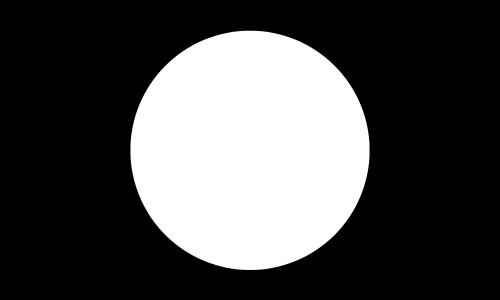
#> input picture image/image1.png, 500 x 300 px
$ jupyter execute --allow-errors notebook.ipynb
#> lines starting #> are read from the running program, lines starting #| are printed output that depends on the picture
# TUGAS KELOMPOK PCD 2

[cell 1]
import cv2
import numpy as np
import matplotlib.pyplot as plt
from PIL import Image
import math

[cell 2]
def read_grayscale_image(file_path):
    try:
        img = Image.open(file_path).convert('L')
        return list(img.getdata())
    except Exception as e:
        print(f"Error reading image {file_path}: {e}")
        return None

def image_to_2d(img_data, width):
    return [img_data[i:i+width] for i in range(0, len(img_data), width)]

def bitwise_not(image):
    return [[255 - pixel for pixel in row] for row in image]

def bitwise_and(image1, image2):
    return [[p1 & p2 for p1, p2 in zip(row1, row2)] for row1, row2 in zip(image1, image2)]

def bitwise_or(image1, image2):
    return [[p1 | p2 for p1, p2 in zip(row1, row2)] for row1, row2 in zip(image1, image2)]

def bitwise_xor(image1, image2):
    return [[p1 ^ p2 for p1, p2 in zip(row1, row2)] for row1, row2 in zip(image1, image2)]

def bitwise_xnor(image1, image2):
    xor_result = bitwise_xor(image1, image2)
    return bitwise_not(xor_result)

def bitwise_nor(image1, image2):
    or_result = bitwise_or(image1, image2)
    return bitwise_not(or_result)

def bitwise_nand(image1, image2):
    and_result = bitwise_and(image1, image2)
    return bitwise_not(and_result)

def bitwise_and_not(image1, image2):
    not_image2 = bitwise_not(image2)
    return bitwise_and(image1, not_image2)

def bitwise_and_not_reverse(image1, image2):
    not_image1 = bitwise_not(image1)
    return bitwise_and(image2, not_image1)

def add(image1, image2):
    return [[min(p1 + p2, 255) for p1, p2 in zip(row1, row2)] for row1, row2 in zip(image1, image2)]

def subtract(image1, image2):
    return [[max(p1 - p2, 0) for p1, p2 in zip(row1, row2)] for row1, row2 in zip(image1, image2)]

def multiply(image1, image2):
    return [[min(p1 * p2 // 255, 255) for p1, p2 in zip(row1, row2)] for row1, row2 in zip(image1, image2)]

def divide(image1, image2):
    return [[min(p1 // (p2 + 1), 255) for p1, p2 in zip(row1, row2)] for row1, row2 in zip(image1, image2)]

def logapelhm(image):
    return [[min(int(math.log1p(pixel) * 45), 255) for pixel in row] for row in image]

def exponential(image):
    return [[min(int(math.exp(pixel / 255) * 255), 255) for pixel in row] for row in image]

def square_root(image):
    return [[int(math.sqrt(pixel) * 16) for pixel in row] for row in image]

def sine(image):
    return [[int((math.sin(pixel / 255 * 2 * math.pi) + 1) * 127.5) for pixel in row] for row in image]

def cosine(image):
    return [[int((math.cos(pixel / 255 * 2 * math.pi) + 1) * 127.5) for pixel in row] for row in image]

def tangent(image):
    return [[min(int((math.tan(pixel / 255 * math.pi) + 1) * 127.5), 255) for pixel in row] for row in image]

def rotate_image(image, angle):
    return image.rotate(angle, expand=True)

def flip_horizontal(image):
    return image.transpose(Image.FLIP_LEFT_RIGHT)

def flip_vertical(image):
    return image.transpose(Image.FLIP_TOP_BOTTOM)

def scale_image(image, scale_factor):
    new_width = int(image.width * scale_factor)
    new_height = int(image.height * scale_factor)
    return image.resize((new_width, new_height))

def translate_image(image, x_offset, y_offset):
    translated = Image.new("L", (image.width, image.height))
    translated.paste(image, (x_offset, y_offset))
    return translated

def display():
    plt.figure(figsize=(15, 10))
    for i, (img, title) in enumerate(zip(display_images, titles), 1):
        plt.subplot(4, 4, i)
        if i <= 2:
            plt.imshow(img)
        if i == 3:
            plt.imshow(img, cmap='gray', vmin=0, vmax=255)
        elif i <= 4:
            plt.imshow(img, cmap='gray')
        else:
            plt.imshow(img, cmap='gray', vmin=0, vmax=255)
        plt.title(title)
        plt.axis('off')
    plt.tight_layout()
    plt.show()

# Image

[cell 3]
img1_pil = Image.open('./image/image1.png')
#> img1_pil is the input picture: PIL image 500x300 RGBA; mean R, G, B, A 76.4, 76.4, 76.4, 255
img2_pil = Image.open('./image/img4.png')
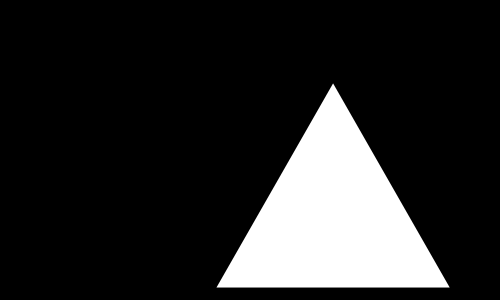
#> input picture image/img4.png, 500 x 300 px
#> img2_pil is the input picture: PIL image 500x300 RGBA; mean R, G, B, A 40.5, 40.5, 40.5, 255

width, height = img2_pil.size
#> width = 500; height = 300

img1_pil = img1_pil.resize((width, height))
img2_pil = img2_pil.resize((width, height))

img1_gray = img1_pil.convert('L')
img2_gray = img2_pil.convert('L')

img1_data = list(img1_gray.getdata())
#> img1_data = 150000 items
img2_data = list(img2_gray.getdata())
#> img2_data = 150000 items

img1 = image_to_2d(img1_data, width)
#> img1 = 300 items
img2 = image_to_2d(img2_data, width)
#> img2 = 300 items

display_images = [
    np.array(img1_pil),
    np.array(img2_pil),
]

titles = [
    'G1 Original',
    'G2 Original',
]

display()
#> the loop in display, `for i, (img, title) in enumerate(zip(display_images, titles), 1):` made 2 passes
#> (i, title) on passes 1 to 2: (1, 'G1 Original'), (2, 'G2 Original')

# Logic Operations

[cell 4]
not_img1 = bitwise_not(img1)
#> not_img1 = 300 items
not_img2 = bitwise_not(img2)
#> not_img2 = 300 items
and_img = bitwise_and(img1, img2)
#> and_img = 300 items
or_img = bitwise_or(img1, img2)
#> or_img = 300 items
and_not_img1 = bitwise_and_not(img1, img2)
#> and_not_img1 = 300 items
and_not_img2 = bitwise_and_not_reverse(img1, img2)
#> and_not_img2 = 300 items
xor_img = bitwise_xor(img1, img2)
#> xor_img = 300 items
xnor_img = bitwise_xnor(img1, img2)
#> xnor_img = 300 items
nor_img = bitwise_nor(img1, img2)
#> nor_img = 300 items
nand_img = bitwise_nand(img1, img2)
#> nand_img = 300 items

# NOT

[cell 5]
display_images = [
    np.array(img1_pil),
    np.array(not_img1),
]

titles = [
    'G1 Original',
    'NOT G1',
]

display()
#> the loop in display (call 2), `for i, (img, title) in enumerate(zip(display_images, titles), 1):` made 2 passes
#> in display (call 2), `plt.show()`:
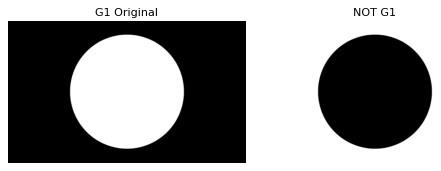
#> figure drawn by matplotlib, 2 panels

# AND

[cell 6]
display_images = [
    np.array(img1_pil),
    np.array(img2_pil),
    np.array(and_img),
]

titles = [
    'G1 Original',
    'G2 Original',
    'G1 AND G2',
]

display()

# OR

[cell 7]
display_images = [
    np.array(img1_pil),
    np.array(img2_pil),
    np.array(or_img),
]

titles = [
    'G1 Original',
    'G2 Original',
    'G1 OR G2',
]

display()

# AND NOT

[cell 8]
display_images = [
    np.array(img1_pil),
    np.array(img2_pil),
    np.array(and_not_img1),
]

titles = [
    'G1 Original',
    'G2 Original',
    'G1 AND NOT(G2)',
]

display()

# XOR

[cell 9]
display_images = [
    np.array(img1_pil),
    np.array(img2_pil),
    np.array(xor_img),
]

titles = [
    'G1 Original',
    'G2 Original',
    'G1 XOR G2',
]

display()
#> the loop in display (call 6), `for i, (img, title) in enumerate(zip(display_images, titles), 1):` made 3 passes
#> title on passes 1 to 3: 'G1 Original', 'G2 Original', 'G1 XOR G2'
#> in display (call 6), `plt.show()`:
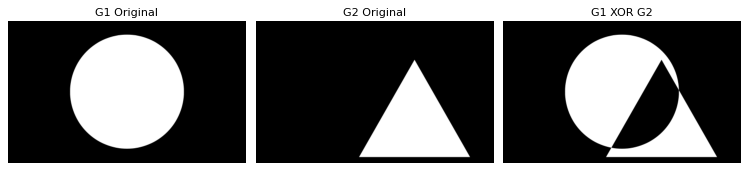
#> figure drawn by matplotlib, 3 panels

# XNOR

[cell 10]
display_images = [
    np.array(img1_pil),
    np.array(img2_pil),
    np.array(xnor_img),
]

titles = [
    'G1 Original',
    'G2 Original',
    'G1 XNOR G2',
]

display()
#> the loop in display (call 7), `for i, (img, title) in enumerate(zip(display_images, titles), 1):` made 3 passes
#> in display (call 7), `plt.show()`:
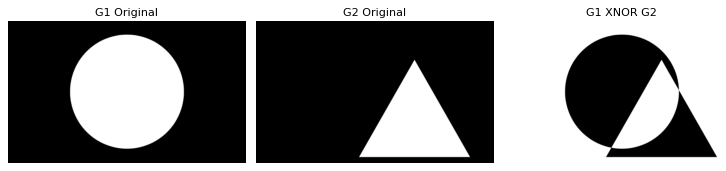
#> figure drawn by matplotlib, 3 panels

# NOR

[cell 11]
display_images = [
    np.array(img1_pil),
    np.array(img2_pil),
    np.array(nor_img),
]

titles = [
    'G1 Original',
    'G2 Original',
    'G1 NOR G2',
]

display()
#> the loop in display (call 8), `for i, (img, title) in enumerate(zip(display_images, titles), 1):` made 3 passes
#> in display (call 8), `plt.show()`:
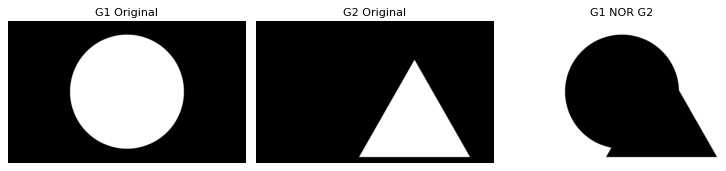
#> figure drawn by matplotlib, 3 panels

# NAND

[cell 12]
display_images = [
    np.array(img1_pil),
    np.array(img2_pil),
    np.array(nand_img),
]

titles = [
    'G1 Original',
    'G2 Original',
    'G1 NAND G2',
]

display()
#> the loop in display (call 9), `for i, (img, title) in enumerate(zip(display_images, titles), 1):` made 3 passes
#> in display (call 9), `plt.show()`:
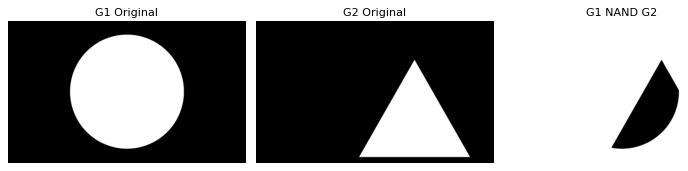
#> figure drawn by matplotlib, 3 panels

# Arithmetic Operations

#> (a cell that did not finish here is left out)

[cell 14]
add_img = add(img1, img2)
#> add_img = 300 items
subtract_img = subtract(img1, img2)
#> subtract_img = 300 items
multiply_img = multiply(img1, img2)
#> multiply_img = 300 items
divide_img = divide(img1, img2)
#> divide_img = 300 items
log_img = logapelhm(img2)
#> log_img = 300 items
exp_img = exponential(img2)
#> exp_img = 300 items
sqrt_img = square_root(img2)
#> sqrt_img = 300 items
sin_img = sine(img2)
#> sin_img = 300 items
cos_img = cosine(img2)
#> cos_img = 300 items
tan_img = tangent(img2)
#> tan_img = 300 items

# ADD

#> (a cell that did not finish here is left out)

# SUB

#> (a cell that did not finish here is left out)

# MUL

#> (a cell that did not finish here is left out)

# DIV

#> (a cell that did not finish here is left out)

# LOG

#> (a cell that did not finish here is left out)

# EXP

#> (a cell that did not finish here is left out)

# SQRT

#> (a cell that did not finish here is left out)

# SIN

#> (a cell that did not finish here is left out)

# COS

#> (a cell that did not finish here is left out)

# TAN

#> (a cell that did not finish here is left out)

# Geometric Transformation

[cell 25]
img2_array = np.array(img2, dtype=np.uint8)
img2_transformed = Image.fromarray(img2_array)

rotated_45 = rotate_image(img2_transformed, 45)
#> in rotate_image, `return image.rotate(angle, expand=True)`:
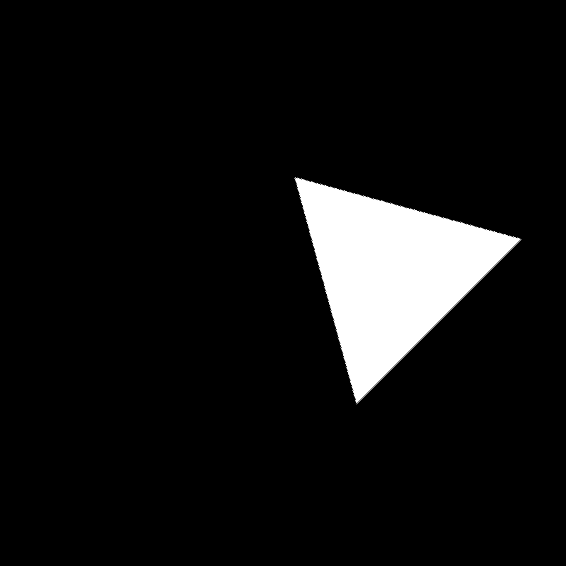
#> returned value: PIL image 566x566 L; min 0, max 255, mean 19
flipped_h = flip_horizontal(img2_transformed)
#> in flip_horizontal, `return image.transpose(Image.FLIP_LEFT_RIGHT)`:
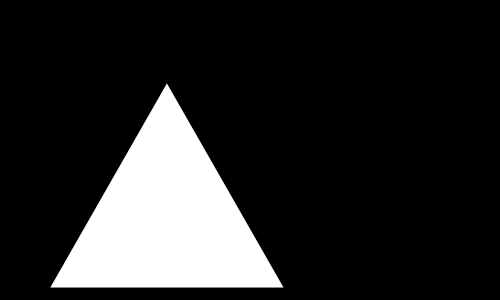
#> returned value: PIL image 500x300 L; min 0, max 255, mean 40.5
flipped_v = flip_vertical(img2_transformed)
#> in flip_vertical, `return image.transpose(Image.FLIP_TOP_BOTTOM)`:
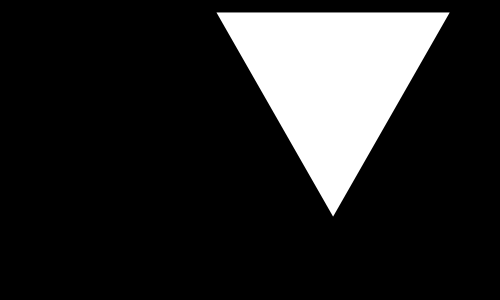
#> returned value: PIL image 500x300 L; min 0, max 255, mean 40.5
scaled_up = scale_image(img2_transformed, 1.5)
scaled_down = scale_image(img2_transformed, 0.2)
translated = translate_image(img2_transformed, 30, 30)
#> in translate_image, `translated = Image.new("L", (image.width, image.height))`: translated: PIL image 500x300 L; every value is 0
#> in translate_image, `translated.paste(image, (x_offset, y_offset))`:
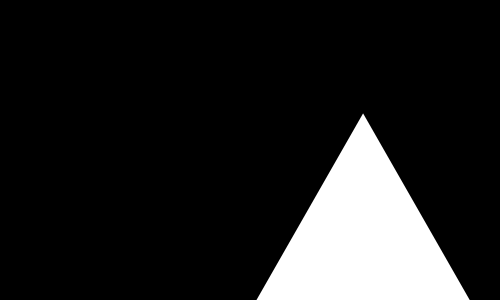
#> translated: PIL image 500x300 L; min 0, max 255, mean 33.8
